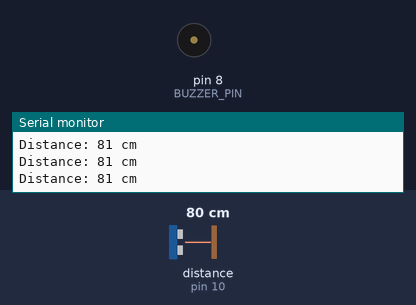
A sketch run on a simulated Arduino Uno, built with avr-gcc and run on an emulated ATmega328P. Parts: buzzer (waves = sounding, pin HIGH), the last lines printed to the serial monitor. Inputs (shaded band) come from the test bench; at power-on: distance to the obstacle (sensor on pin 10) 80 cm. The echo pulse lasts 58.3 µs per cm.

Above: at 1.3 s.
1.4 s: distance to the obstacle (sensor on pin 10) set to 7 cm
At 1.77 s:
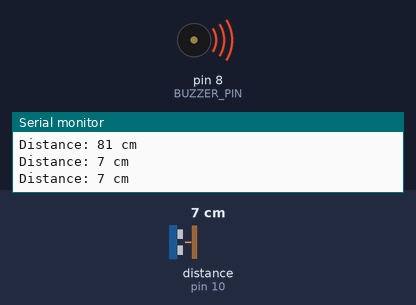
4.5 s: distance to the obstacle (sensor on pin 10) set to 4 cm
At 5.6 s:
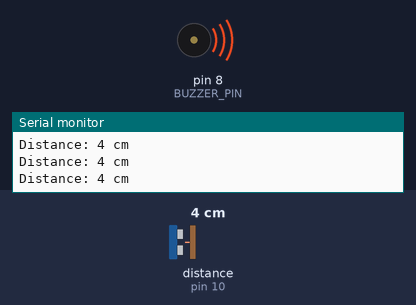
6.0 s: distance to the obstacle (sensor on pin 10) set to 18 cm
At 6.23 s:
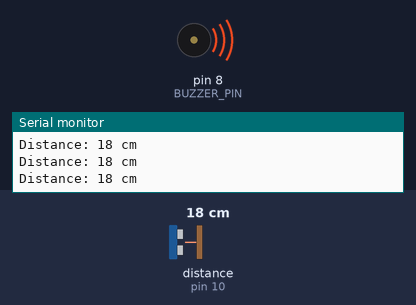
Timing chart, 0 to 15.1 s (numbered marks = the images above; inputs shaded):
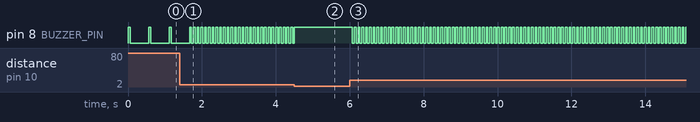

Measured:
- the behaviour switches between 6 and 5 cm on distance to the obstacle (sensor on pin 10) (found by bisection; images 1 and 2)
- after the input at 1.4 s, pin 8 (BUZZER_PIN): alternates HIGH for 0.05 s and LOW for 0.05 s, starting after 0.37 s
- after the input at 4.5 s, pin 8 (BUZZER_PIN): goes on until 4.5 s, then stays HIGH
- after the input at 6.0 s, pin 8 (BUZZER_PIN): alternates HIGH for 0.05 s and LOW for 0.05 s, starting after 0.07 s
- by itself, pin 8 (BUZZER_PIN): alternates HIGH for 0.05 s and LOW for 0.51 s

The sketch:

09-parking-sensor.ino
```cpp
/*
 * Project 09: Parking Sensor
 *
 * What this does: beeps faster and faster as your hand gets closer —
 *                 just like the parking sensor in a car!
 *
 * Parts needed:
 *   - 1 × HC-SR04 ultrasonic distance sensor (looks like two big eyes)
 *   - 1 × active buzzer
 *   - jumper wires
 *
 * Library used:
 *   - NewPing — makes using the HC-SR04 easy
 *
 * Written for children — every line is explained!
 */

#include <NewPing.h>   // include the NewPing library for the distance sensor

#define TRIG_PIN     9    // TRIG pin — sends out the sound pulse
#define ECHO_PIN     10   // ECHO pin — listens for the pulse to bounce back
#define BUZZER_PIN   8    // buzzer is on pin 8
#define MAX_DISTANCE 100  // we only care about objects within 100 cm

// Create a sonar object — this is our "remote control" for the HC-SR04
NewPing sonar(TRIG_PIN, ECHO_PIN, MAX_DISTANCE);

// setup() runs once when the Arduino turns on
void setup() {
  pinMode(BUZZER_PIN, OUTPUT);  // pin 8 sends electricity to the buzzer
  Serial.begin(9600);           // start communication with the computer
}

// loop() runs over and over, forever
void loop() {
  // Measure the distance to the nearest object in centimeters
  // (NewPing sends a pulse and measures how long it takes to bounce back)
  int distance = sonar.ping_cm();

  // Print the distance to the computer
  Serial.print("Distance: ");
  Serial.print(distance);
  Serial.println(" cm");

  if (distance == 0) {
    // 0 means nothing was detected within 100 cm — stay quiet
    digitalWrite(BUZZER_PIN, LOW);  // buzzer off
    delay(200);                     // short pause before checking again
  } else if (distance > 50) {
    // Far away (more than 50 cm) — slow beep
    digitalWrite(BUZZER_PIN, HIGH); // BEEP...
    delay(50);                      // beep for 50 ms
    digitalWrite(BUZZER_PIN, LOW);  // silence
    delay(500);                     // long gap — slow beeping
  } else if (distance > 20) {
    // Getting closer (20–50 cm) — medium beep
    digitalWrite(BUZZER_PIN, HIGH); // BEEP
    delay(50);                      // beep for 50 ms
    digitalWrite(BUZZER_PIN, LOW);  // silence
    delay(200);                     // medium gap
  } else if (distance > 5) {
    // Very close! (5–20 cm) — fast beep
    digitalWrite(BUZZER_PIN, HIGH); // BEEP
    delay(50);                      // beep for 50 ms
    digitalWrite(BUZZER_PIN, LOW);  // silence
    delay(50);                      // very short gap — fast beeping!
  } else {
    // TOO CLOSE! (less than 5 cm) — continuous beep
    digitalWrite(BUZZER_PIN, HIGH); // continuous BEEEEEP!
    delay(100);                     // stay on
  }
}
```
